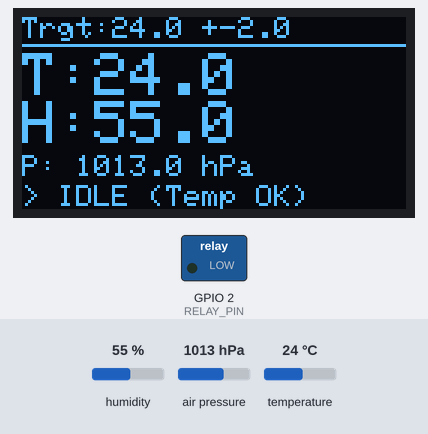
A sketch run on a simulated ESP32. Shown: 128×64 one-colour display, switched loads named in the sketch (green lamp = pin HIGH). The test bench sets the inputs (shaded band); at power-on: temperature 24 °C, humidity 55 %, air pressure 1013 hPa. WiFi joins after 1.5 s; servers stay silent unless stated.

Above: at 4.7 s.
4.8 s: temperature set to 22.7 °C
At 6.4 s:
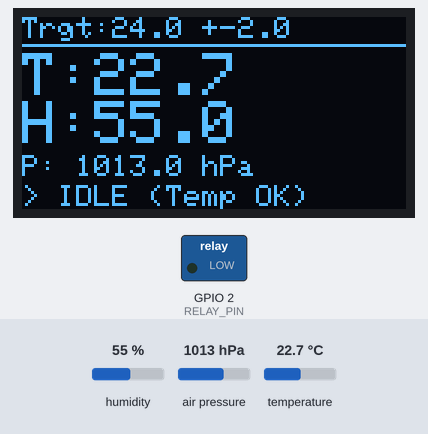
7.1 s: temperature set to 21.6 °C
At 7.9 s:
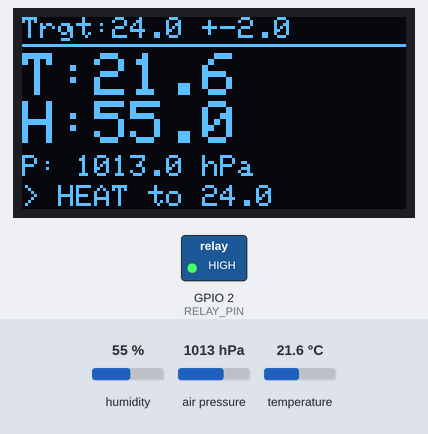
9.1 s: humidity set to 22 %
At 10.7 s:
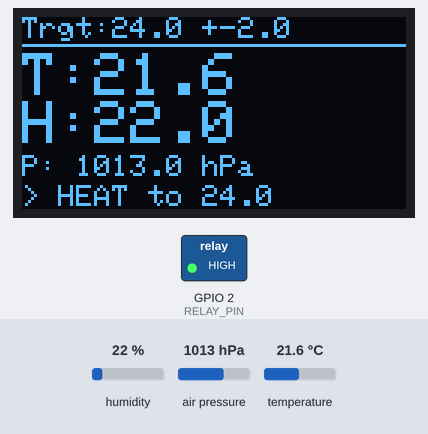
11.1 s: temperature set to 23.2 °C
At 12.2 s:
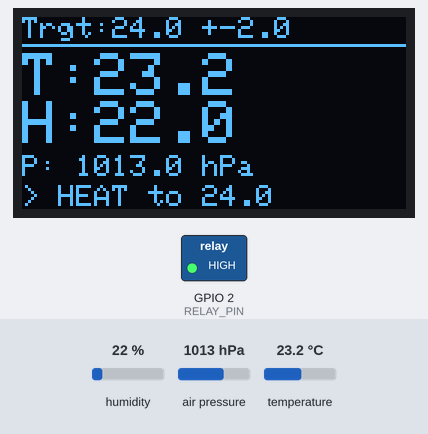
13.1 s: temperature set to 24.3 °C
At 14.8 s:
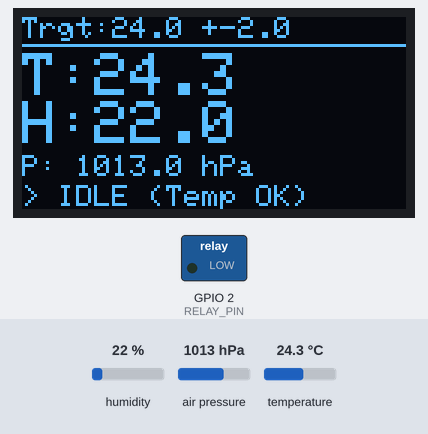
15.1 s: temperature set to 25.6 °C
At 16.4 s:
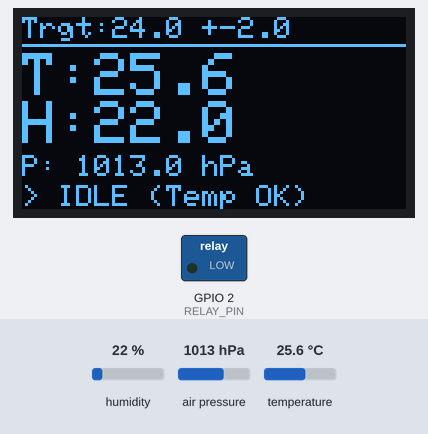
17.1 s: temperature set to 26.4 °C
Timing chart, 0 to 20.1 s (numbered marks = the images above; inputs shaded):
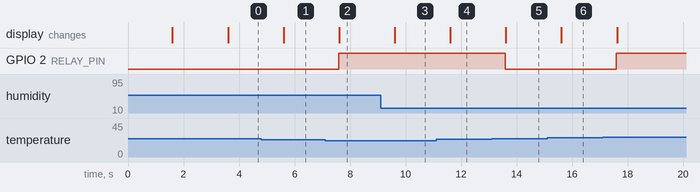

Measured:
- the behaviour switches between 22.1 and 22 °C on temperature (found by bisection; images 1 and 2)
- the behaviour switches between 23.9 and 24 °C on temperature (found by bisection; images 4 and 5)
- after the input at 4.8 s, the display: changes after 0.81 s (image 1)
- after the input at 7.1 s, GPIO 2 (RELAY_PIN): LOW → HIGH after 0.49 s; the display: changes after 0.51 s (image 2)
- after the input at 9.1 s, the display: changes after 0.51 s (image 3)
- after the input at 11.1 s, the display: changes after 0.51 s (image 4)
- after the input at 13.1 s, GPIO 2 (RELAY_PIN): HIGH → LOW after 0.49 s; the display: changes after 0.51 s (image 5)
- after the input at 15.1 s, the display: changes after 0.51 s (image 6)
- after the input at 17.1 s, GPIO 2 (RELAY_PIN): LOW → HIGH after 0.49 s

The sketch:

termoboard.ino
```cpp
#include <Wire.h>
#include <Adafruit_Sensor.h>
#include <Adafruit_BME280.h>
#include <Adafruit_GFX.h>
#include <Adafruit_SSD1306.h>
#include <WiFiManager.h>
#include <HTTPClient.h>
#include <esp_task_wdt.h>

#define SCREEN_WIDTH 128
#define SCREEN_HEIGHT 64
#define RELAY_PIN 2

Adafruit_SSD1306 display(SCREEN_WIDTH, SCREEN_HEIGHT, &Wire, -1);
Adafruit_BME280 bme;

const char* serverName = "http://192.168.0.101:8080/api/sensor";

unsigned long previousMillisScreen = 0;
unsigned long previousMillisServer = 0;
const long screenInterval = 1000;
const long serverInterval = 60000;

float currentTemp = 0.0;
float currentHum = 0.0;
float currentPres = 0.0;

float targetTemp = 24.0;
float targetHum = 40.0;
float targetDev = 2.0;
String systemState = "IDLE";

void setup() {
  Serial.begin(115200);

  pinMode(RELAY_PIN, OUTPUT);
  digitalWrite(RELAY_PIN, LOW);

  if(!display.begin(SSD1306_SWITCHCAPVCC, 0x3C)) {
    Serial.println(F("SSD1306 failed"));
    for(;;);
  }

  display.clearDisplay();
  display.setTextColor(WHITE);
  display.setTextSize(1);
  display.setCursor(0, 0);
  display.println("Starting...");
  display.println("Checking Wi-Fi...");
  display.display();

  WiFiManager wifiManager;

  wifiManager.setAPCallback([](WiFiManager *myWiFiManager) {
    display.clearDisplay();
    display.setTextSize(1);
    display.setCursor(0, 0);
    display.println("Wi-Fi not found!");
    display.println("-----------------");
    display.println("Connect phone to:");
    display.println("Microclimate_Setup");
    display.println("IP: 192.168.4.1");
    display.display();
  });

  if (!wifiManager.autoConnect("Microclimate_Setup")) {
    delay(3000);
    ESP.restart();
  }

  display.clearDisplay();
  display.setCursor(0, 10);
  display.println("Wi-Fi Connected!");
  display.print("IP: ");
  display.println(WiFi.localIP());
  display.display();
  delay(2000);

  if (!bme.begin(0x76)) {
    display.clearDisplay();
    display.setCursor(0, 10);
    display.println("BME280 Error!");
    display.display();
    while (1);
  }
}

void loop() {
  unsigned long currentMillis = millis();

  if (currentMillis - previousMillisScreen >= screenInterval) {
    previousMillisScreen = currentMillis;

    currentTemp = bme.readTemperature();
    currentHum = bme.readHumidity();
    currentPres = bme.readPressure() / 100.0F;

    if (currentTemp <= targetTemp - targetDev) {
        systemState = "HEATING";
        digitalWrite(RELAY_PIN, HIGH);
    }
    else if (currentTemp >= targetTemp + targetDev) {
        systemState = "COOLING";
        digitalWrite(RELAY_PIN, HIGH);
    }
    else if (systemState == "HEATING" && currentTemp >= targetTemp) {
        systemState = "IDLE";
        digitalWrite(RELAY_PIN, LOW);
    }
    else if (systemState == "COOLING" && currentTemp <= targetTemp) {
        systemState = "IDLE";
        digitalWrite(RELAY_PIN, LOW);
    }

    display.clearDisplay();

    display.setTextSize(1);
    display.setCursor(0, 0);
    display.print("Trgt:"); display.print(targetTemp, 1);
    display.print(" +-"); display.println(targetDev, 1);
    display.drawLine(0, 9, 128, 9, WHITE);

    display.setTextSize(2);
    display.setCursor(0, 12);
    display.print("T:"); display.print(currentTemp, 1);

    display.setCursor(0, 28);
    display.print("H:"); display.print(currentHum, 1);

    display.setTextSize(1);
    display.setCursor(0, 46);
    display.print("P: "); display.print(currentPres, 1); display.print(" hPa");

    display.setCursor(0, 56);
    if (systemState == "HEATING") {
        display.print("> HEAT to "); display.print(targetTemp, 1);
    } else if (systemState == "COOLING") {
        display.print("> COOL to "); display.print(targetTemp, 1);
    } else {
        display.print("> IDLE (Temp OK)");
    }

    display.display();
  }

  if (currentMillis - previousMillisServer >= serverInterval) {
    previousMillisServer = currentMillis;

    if(WiFi.status() == WL_CONNECTED){
      HTTPClient http;
      http.begin(serverName);
      http.addHeader("Content-Type", "application/json");

      String jsonPayload = "{\"temperature\":" + String(currentTemp) +
                           ",\"humidity\":" + String(currentHum) +
                           ",\"pressure\":" + String(currentPres) + "}";

      int httpResponseCode = http.POST(jsonPayload);

      if (httpResponseCode == 200) {
        String response = http.getString();

        int firstComma = response.indexOf(',');
        int secondComma = response.indexOf(',', firstComma + 1);

        if (firstComma > 0 && secondComma > 0) {
          targetTemp = response.substring(0, firstComma).toFloat();
          targetHum = response.substring(firstComma + 1, secondComma).toFloat();
          targetDev = response.substring(secondComma + 1).toFloat();
        }
      }
      http.end();
    }
  }
}
```
